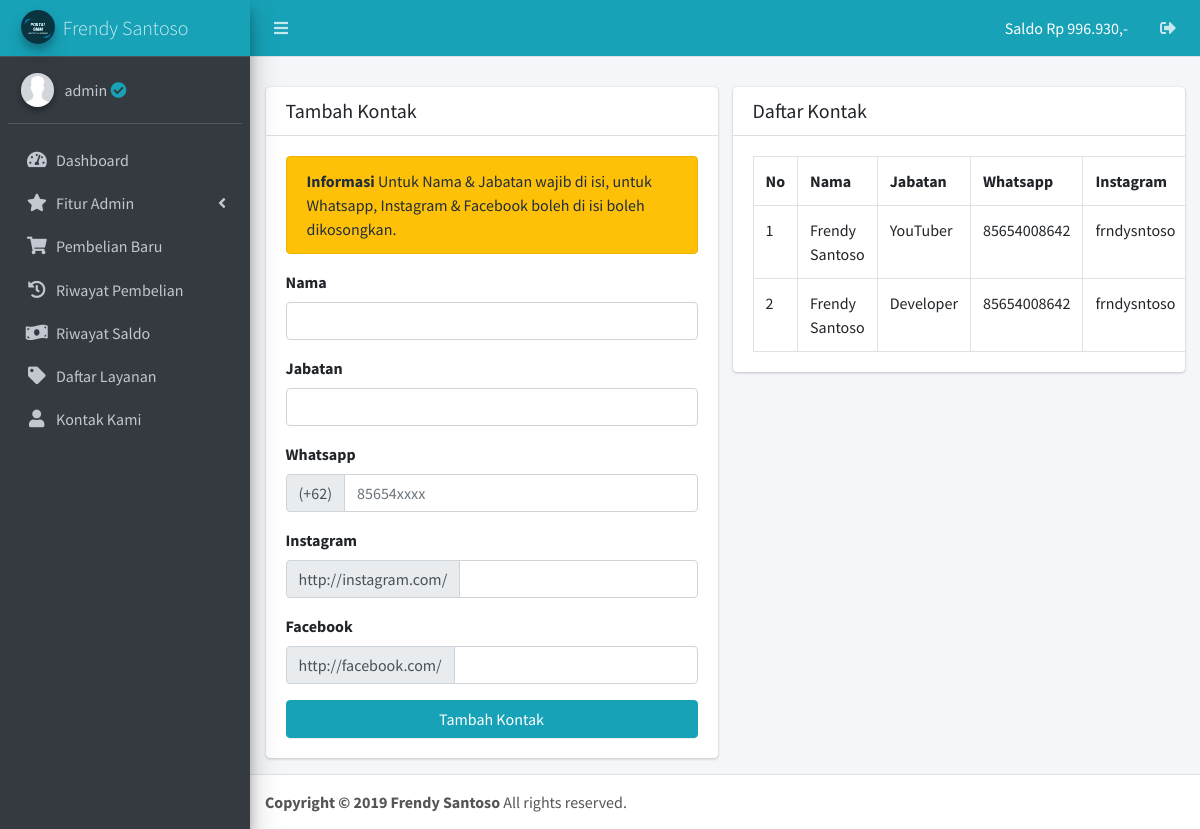
The page /admin/kelola-kontak/index.php (signed in) on the database its author committed.
### tables this page shows
CREATE TABLE `user` (
  `id` int(11) NOT NULL,
  `username` varchar(50) NOT NULL,
  `password` varchar(250) NOT NULL,
  `level` varchar(50) NOT NULL,
  `saldo` bigint(20) NOT NULL,
  `saldo_terpakai` bigint(20) NOT NULL,
  `nohp` bigint(20) NOT NULL,
  `status` enum('On','Off') NOT NULL,
  `tgl_reg` varchar(30) NOT NULL
);

CREATE TABLE `kontak` (
  `id` int(11) NOT NULL,
  `nama` varchar(50) NOT NULL,
  `jabatan` varchar(50) NOT NULL,
  `whatsapp` varchar(30) NOT NULL,
  `instagram` varchar(30) NOT NULL,
  `facebook` varchar(30) NOT NULL
);

### include/function.php (called while the page is built, shortened)
<?php
	require 'data-panel.php';
	$link = "http://localhost/_11-november-2019/smm-free";
?>

### include/data-panel.php (called while the page is built)
<?php
$judul = "Frendy Santoso";
?>

### admin/kelola-kontak/index.php (the view, shortened to what this page needs)
<?php
require '../../include/function.php';
$username = $_SESSION['username'];
$qUser = mysqli_query($db, "SELECT * FROM user WHERE username = '$username'");
$fUser = mysqli_fetch_assoc($qUser);
?>
<!DOCTYPE html>
<html>
<head>
  <link rel="stylesheet" href="https://use.fontawesome.com/releases/v5.8.2/css/all.css">
  <link rel="stylesheet" href="https://code.ionicframework.com/ionicons/2.0.1/css/ionicons.min.css">
  <link rel="stylesheet" href="<?= $link; ?>/assets/plugins/datatables/dataTables.bootstrap4.css">
  <link rel="stylesheet" href="<?= $link; ?>/assets/dist/css/adminlte.min.css">
</head>
<body class="hold-transition sidebar-mini">
<div class="wrapper">
  <?php require '../../include/header.php'; ?>
  <div class="content-wrapper">
    <section class="content" style="padding-top: 30px;">
      <div class="container-fluid">
        <div class="row">
          <div class="col-md-6">
            <div class="card">
              <div class="card-header">
                <h3 class="card-title">Tambah Kontak</h3>
              </div>
              <div class="card-body" style="overflow: auto;">
                <form action="" method="POST">
                  <div class="alert alert-warning">
                    <strong>Informasi</strong> Untuk Nama & Jabatan wajib di isi, untuk Whatsapp, Instagram & Facebook boleh di isi boleh dikosongkan.
                  </div>
                  <div class="form-group">
                    <label>Nama</label>
                    <input type="text" class="form-control" name="nama">
                  </div>
                  <div class="form-group">
                    <label>Jabatan</label>
                    <input type="text" class="form-control" name="jabatan">
                  </div>
                  <div class="form-group">
                    <label>Whatsapp</label>
                    <div class="input-group mb-3">
                      <div class="input-group-prepend">
                        <span class="input-group-text">(+62)</span>
                      </div>
                      <input type="text" class="form-control" name="wa" placeholder="85654xxxx">
                    </div>
                  </div>
                  <div class="form-group">
                    <label>Instagram</label>
                    <div class="input-group mb-3">
                      <div class="input-group-prepend">
                        <span class="input-group-text">http://instagram.com/</span>
                      </div>
                      <input type="text" class="form-control" name="ig">
                    </div>
                  </div>
                  <div class="form-group">
                    <label>Facebook</label>
                    <div class="input-group mb-3">
                      <div class="input-group-prepend">
                        <span class="input-group-text">http://facebook.com/</span>
                      </div>
                      <input type="text" class="form-control" name="fb">
                    </div>
                  </div>
                  <button class="btn btn-info btn-block" type="submit" name="tombol">
                    Tambah Kontak
                  </button>
                </form>
              </div>
            </div>
          </div>
          <div class="col-md-6">
            <div class="card">
              <div class="card-header">
                <h3 class="card-title">Daftar Kontak</h3>
              </div>
              <div class="card-body" style="overflow: auto;">
                <table class="table table-bordered">
                  <tr>
                    <th>No</th>
                    <th>Nama</th>
                    <th>Jabatan</th>
                    <th>Whatsapp</th>
                    <th>Instagram</th>
                  </tr>
                  <?php
                  $no = 1;
                  $qKontak = mysqli_query($db, "SELECT * FROM kontak ORDER BY id DESC");
                  while ($qFetch = mysqli_fetch_assoc($qKontak)) :
                  ?>
                  <tr>
                    <td><?= $no; ?></td>
                    <td><?= $qFetch['nama']; ?></td>
                    <td><?= $qFetch['jabatan']; ?></td>
                    <td><?= $qFetch['whatsapp']; ?></td>
                    <td><?= $qFetch['instagram']; ?></td>
                  </tr>
                  <?php $no++; endwhile; ?>
                </table>
              </div>
            </div>
          </div>
        </div>
      </div>
    </section>
  </div>
  <?php require '../../include/footer.php'; ?>
</div>
</body>
</html>

### include/header.php (shortened to what this page needs)
<nav class="main-header navbar navbar-expand border-bottom navbar-dark navbar-info">
  <ul class="navbar-nav">
    <li class="nav-item">
      <a class="nav-link" data-widget="pushmenu" href="#"><i class="fas fa-bars"></i></a>
    </li>
  </ul>
  <ul class="navbar-nav ml-auto">
    <li class="nav-item">
      <a class="nav-link text-white" href="<?= $link; ?>/riwayat-saldo">
        Saldo Rp <?= number_format($fUser['saldo'],0,',','.'); ?>,-
      </a>
    </li>
    <li class="nav-item">
      <a class="nav-link" href="<?= $link; ?>/logout">
        <i class="fas fa-sign-out-alt"></i>
      </a>
    </li>
  </ul>
</nav>
<aside class="main-sidebar sidebar-dark-success elevation-4">
  <a href="<?= $link; ?>" class="brand-link navbar-info">
    <img src="<?= $link; ?>/assets/dist/img/portalsmm.png" alt="AdminLTE Logo" class="brand-image img-circle elevation-3"
         style="opacity: .8">
    <span class="brand-text font-weight-light"><?= $judul; ?></span>
  </a>
  <div class="sidebar">
    <div class="user-panel mt-3 pb-3 mb-3 d-flex">
      <div class="image">
        <img src="<?= $link; ?>/assets/dist/img/profile.jpeg" class="img-circle elevation-2" alt="User Image">
      </div>
      <div class="info">
        <a href="#" class="d-block"><?= $username; ?> <?php if ($fUser['level'] === "Admin"): ?><i class="fa fa-check-circle text-info"></i><?php endif ?></a>
      </div>
    </div>
    <nav class="mt-2">
      <ul class="nav nav-pills nav-sidebar flex-column" data-widget="treeview" role="menu" data-accordion="false">
        <li class="nav-item">
          <a href="<?= $link; ?>" class="nav-link">
            <i class="nav-icon fas fa-tachometer-alt"></i>
            <p>
              Dashboard
            </p>
          </a>
        </li>
        <?php if ($fUser['level'] === "Admin"): ?>
        <li class="nav-item has-treeview">
          <a href="#" class="nav-link">
            <i class="nav-icon fas fa-star"></i>
            <p>
              Fitur Admin
              <i class="right fas fa-angle-left"></i>
            </p>
          </a>
        </li>
        <?php endif ?>
        <li class="nav-item">
          <a href="<?= $link; ?>/pembelian-baru" class="nav-link">
            <i class="nav-icon fas fa-shopping-cart"></i>
            <p>
              Pembelian Baru
            </p>
          </a>
        </li>
        <li class="nav-item">
          <a href="<?= $link; ?>/riwayat-pembelian" class="nav-link">
            <i class="nav-icon fas fa-history"></i>
            <p>
              Riwayat Pembelian
            </p>
          </a>
        </li>
        <li class="nav-item">
          <a href="<?= $link; ?>/riwayat-saldo" class="nav-link">
            <i class="nav-icon fas fa-money-bill-wave"></i>
            <p>
              Riwayat Saldo
            </p>
          </a>
        </li>
        <li class="nav-item">
          <a href="<?= $link; ?>/daftar-layanan" class="nav-link">
            <i class="nav-icon fas fa-tag"></i>
            <p>
              Daftar Layanan
            </p>
          </a>
        </li>
        <li class="nav-item">
          <a href="<?= $link; ?>/kontak-kami" class="nav-link">
            <i class="nav-icon fa fa-user"></i>
            <p>
              Kontak Kami
            </p>
          </a>
        </li>
      </ul>
    </nav>
  </div>
</aside>

### rows shown on the page
user: saldo "996.930"
kontak: nama "Frendy Santoso", jabatan "YouTuber", whatsapp "85654008642", instagram "frndysntoso"
kontak: nama "Frendy Santoso", jabatan "Developer", whatsapp "85654008642", instagram "frndysntoso"

### other values the page prints
$judul "Frendy Santoso"
$username "admin"
